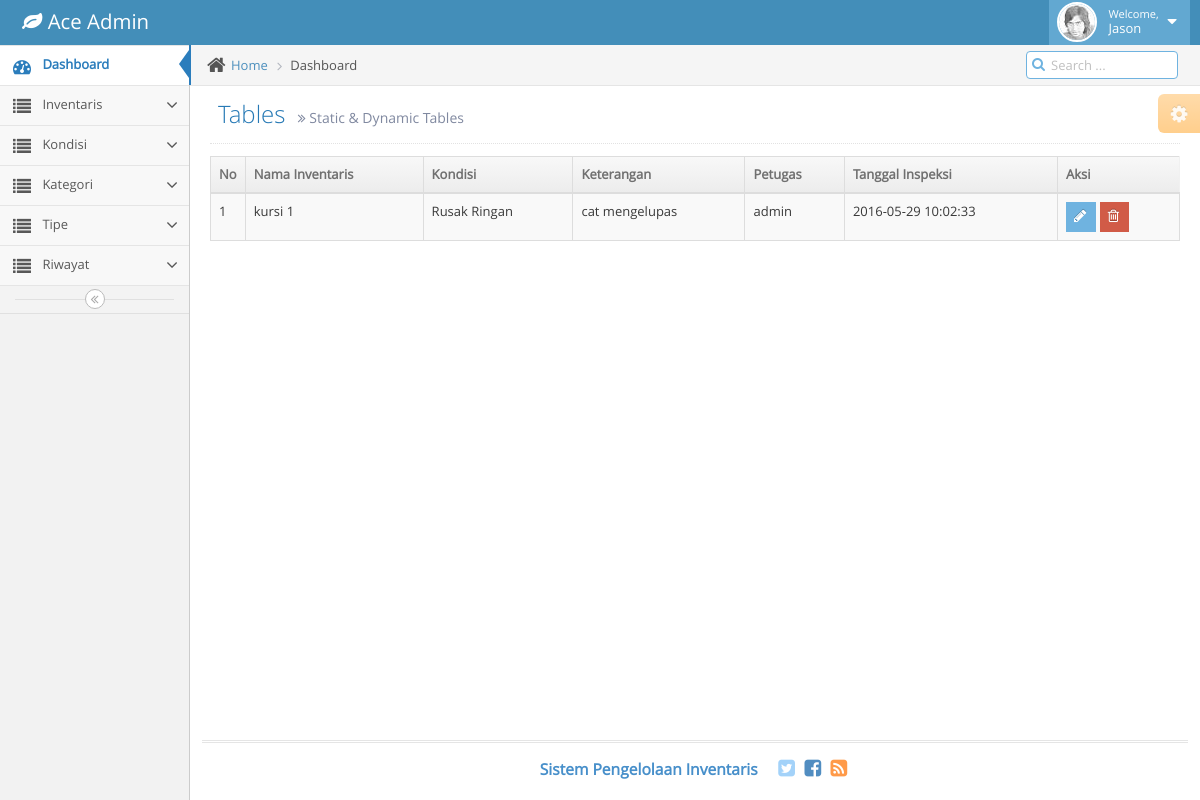
The page /index.php/history/history_read on the database its author committed.
### tables this page shows
CREATE TABLE `inv_history` (
  `history_id` int(11) NOT NULL AUTO_INCREMENT,
  `history_inv_id` int(11) NOT NULL,
  `history_condition_id` int(11) DEFAULT NULL,
  `history_desc` text,
  `history_insert_user_id` int(11) DEFAULT NULL,
  `history_insert_timestamp` timestamp NOT NULL DEFAULT CURRENT_TIMESTAMP ON UPDATE CURRENT_TIMESTAMP,
  PRIMARY KEY (`history_id`),
  KEY `history_condition` (`history_condition_id`),
  KEY `history_insert_user_id` (`history_insert_user_id`),
  KEY `history_inv_id` (`history_inv_id`),
  CONSTRAINT `inv_history_ibfk_1` FOREIGN KEY (`history_condition_id`) REFERENCES `inv_ref_condition` (`cond_id`),
  CONSTRAINT `inv_history_ibfk_2` FOREIGN KEY (`history_insert_user_id`) REFERENCES `dev_admin` (`id`)
);

CREATE TABLE `inv_inventory` (
  `inv_id` bigint(20) NOT NULL AUTO_INCREMENT,
  `inv_name` varchar(200) DEFAULT NULL,
  `inv_date_procurement` date DEFAULT NULL,
  `inv_type_id` int(11) DEFAULT NULL,
  `inv_category_id` int(11) DEFAULT NULL,
  `inv_desc` text,
  PRIMARY KEY (`inv_id`)
);

CREATE TABLE `inv_ref_condition` (
  `cond_id` int(11) NOT NULL AUTO_INCREMENT,
  `cond_code` char(3) DEFAULT NULL,
  `cond_name` varchar(200) DEFAULT NULL,
  `cond_desc` text,
  PRIMARY KEY (`cond_id`)
);

CREATE TABLE `dev_user` (
  `user_id` int(11) NOT NULL AUTO_INCREMENT COMMENT 'user id',
  `user_name` varchar(100) DEFAULT NULL COMMENT 'full name of user',
  `user_username` varchar(100) DEFAULT NULL COMMENT 'name of user',
  `user_address` text,
  `user_email` varchar(100) DEFAULT NULL,
  `user_phone` varchar(15) DEFAULT NULL,
  `user_description` text,
  `user_pass` varchar(100) DEFAULT 'NULL',
  PRIMARY KEY (`user_id`)
);

### application/controllers/History.php (called while the page is built, shortened)
<?php
class History extends CI_Controller {
	public function __construct(){
        $this->load->database();
        $this->load->helper('url');
        $this->load->library('message');
		$this->load->model('M_history');
    }
	public function history_read(){
		$data['hst'] = $this->M_history->getInvHistory();
		$data['view'] = 'pages/history_view';
		$this->load->view('index', $data);
	}
}

### index.php (called while the page is built, shortened)
<?php
require_once BASEPATH.'core/CodeIgniter.php';

### application/models/M_history.php (called while the page is built, shortened)
<?php
class M_history extends CI_Model
{
	public function getInvHistory(){
		$query = $this->db->query('select
	a.history_id as history_id,
	a.history_insert_timestamp as history_date,
	a.history_desc as history_desc,
	b.user_name as history_user,
	c.cond_name as history_cond,
	d.inv_name as history_inv
from inv_history a
left join dev_user b ON b.user_id = a.history_insert_user_id
left join inv_ref_condition c on c.cond_id = a.history_condition_id
left join inv_inventory d on d.inv_id = a.history_inv_id');
		$result = $query->result();
		return $result;
	}
}

### application/views/pages/history_view.php (the view, shortened to what this page needs)
					<div class="page-header">
						<h1>
							Tables
							<small>
								<i class="ace-icon fa fa-angle-double-right"></i>
								Static &amp; Dynamic Tables
							</small>
						</h1>
					</div>
					<div class="row">
						<div class="col-xs-12">
							<div class="row">
								<div class="col-xs-12">
									<table id="dynamic-table" class="table table-striped table-bordered table-hover">
										<thead>
											<tr>
												<th width="25px"> No</th>
												<th> Nama Inventaris </th>
												<th> Kondisi </th>
												<th> Keterangan </th>
												<th> Petugas </th>
												<th> Tanggal Inspeksi </th>
												<th> Aksi </th>
											</tr>
										</thead>
										<tbody>
										<?php $no=1; foreach ($hst as $historys) { ?>
												<td><?php echo $no; ?></td>
												<td><?php echo $historys->history_inv; ?></td>
												<td><?php echo $historys->history_cond; ?></td>
												<td><?php echo $historys->history_desc; ?></td>
												<td><?php echo $historys->history_user; ?></td>
												<td><?php echo $historys->history_date; ?></td>
												<td>
													<div class="hidden-sm hidden-xs btn-group">
														<a href="<?php echo site_url('History/history_edit/'.$historys->history_id);?>">
															<button class="btn btn-xs btn-info">
																<i class="ace-icon fa fa-pencil bigger-120"></i>
															</button>
														</a>
														<a href="<?php echo site_url('History/history_delete/'.$historys->history_id);?>">
															<button class="btn btn-xs btn-danger">
																<i class="ace-icon fa fa-trash-o bigger-120"></i>
															</button>
														</a>
													</div>
												</td>
											<?php } ?>
										</tbody>
									</table>
								</div>
							</div>
						</div>
					</div>
</body>

### rows shown on the page
inv_history: inv_inventory.inv_name "kursi 1", history_condition.cond_name "Rusak Ringan", history_desc "cat mengelupas", dev_user.user_name "admin", history_insert_timestamp "2016-05-29 10:02:33"
